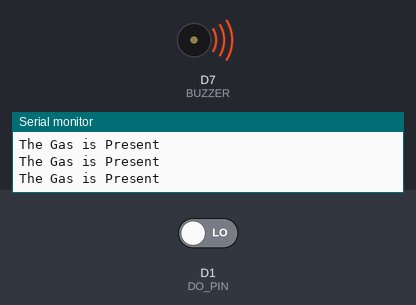
The sketch below on a simulated ESP8266 (NodeMCU). Shown: buzzer (waves = sounding), the last lines printed to the serial monitor. The inputs (shaded band) are chosen by the test bench; at power-on: D1 (DO_PIN) LOW.

Above: at 1.8 s.
1.9 s: D1 (DO_PIN) driven HIGH
At 2.5 s:
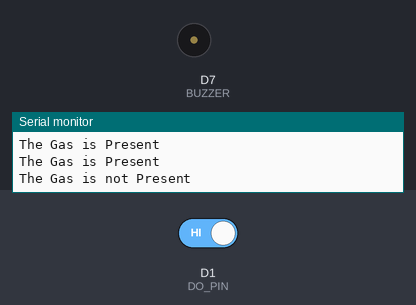
3.5 s: D1 (DO_PIN) driven LOW
At 3.75 s:
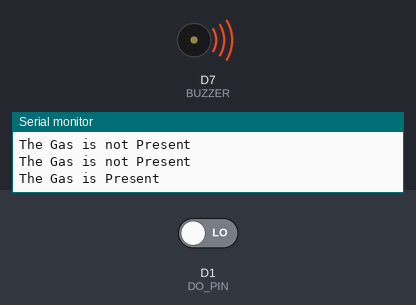
Timing chart, 0 to 6.5 s (numbered marks = the images above; inputs shaded):
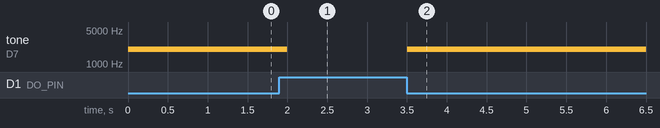

Measured:
- after the input at 1.9 s, tone on D7 (BUZZER): 2000 Hz → silent after 0.10 s
- after the input at 3.5 s, tone on D7 (BUZZER): silent → 2000 Hz at once

The sketch:

MQ2_GAS_SENSOR_DO_PIN.ino
```cpp
/*
You must warm up the MQ2 Sensor before using it for 5-10 mins by connecting 5V and GND
*/

#define DO_PIN D1
#define BUZZER D7     // if you want to use buzzer


void setup() {
  // put your setup code here, to run once:
  Serial.begin(9600);
  pinMode(DO_PIN, INPUT);

}

void loop() {
  // put your main code here, to run repeatedly:

  int gasState = digitalRead(DO_PIN);

  if (gasState == HIGH) {
    Serial.println("The Gas is not Present");


    noTone(BUZZER);
    delay(500);
  }
  else {
    Serial.println("The Gas is Present");

    // for passive buzzer
    tone(BUZZER, 2000);
    delay(500);
    noTone(BUZZER);
  }
}
```
